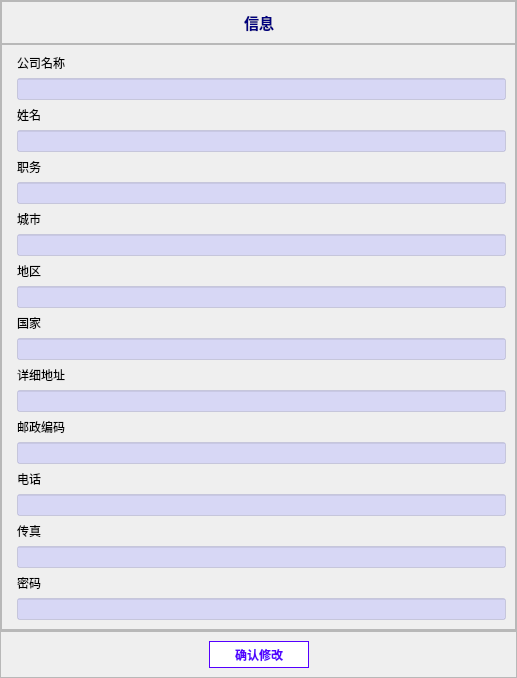
               <widget class="QWidget" name="page_inf">
                <layout class="QVBoxLayout" name="verticalLayout_8" stretch="1,0">
                 <property name="spacing">
                  <number>0</number>
                 </property>
                 <property name="leftMargin">
                  <number>0</number>
                 </property>
                 <property name="topMargin">
                  <number>0</number>
                 </property>
                 <property name="rightMargin">
                  <number>0</number>
                 </property>
                 <property name="bottomMargin">
                  <number>0</number>
                 </property>
                 <item>
                  <widget class="QFrame" name="frame_13">
                   <property name="frameShape">
                    <enum>QFrame::StyledPanel</enum>
                   </property>
                   <property name="frameShadow">
                    <enum>QFrame::Raised</enum>
                   </property>
                   <layout class="QVBoxLayout" name="verticalLayout_9" stretch="1,10">
                    <property name="spacing">
                     <number>0</number>
                    </property>
                    <property name="leftMargin">
                     <number>0</number>
                    </property>
                    <property name="topMargin">
                     <number>0</number>
                    </property>
                    <property name="rightMargin">
                     <number>0</number>
                    </property>
                    <property name="bottomMargin">
                     <number>0</number>
                    </property>
                    <item>
                     <widget class="QFrame" name="frame_15">
                      <property name="frameShape">
                       <enum>QFrame::StyledPanel</enum>
                      </property>
                      <property name="frameShadow">
                       <enum>QFrame::Raised</enum>
                      </property>
                      <layout class="QHBoxLayout" name="horizontalLayout_7">
                       <item>
                        <spacer name="horizontalSpacer_3">
                         <property name="orientation">
                          <enum>Qt::Horizontal</enum>
                         </property>
                         <property name="sizeHint" stdset="0">
                          <size>
                           <width>40</width>
                           <height>20</height>
                          </size>
                         </property>
                        </spacer>
                       </item>
                       <item>
                        <widget class="QLabel" name="label_4">
                         <property name="font">
                          <font>
                           <pointsize>11</pointsize>
                           <weight>75</weight>
                           <bold>true</bold>
                          </font>
                         </property>
                         <property name="styleSheet">
                          <string notr="true">color: rgb(0, 0, 127);</string>
                         </property>
                         <property name="text">
                          <string>信息</string>
                         </property>
                        </widget>
                       </item>
                       <item>
                        <spacer name="horizontalSpacer_4">
                         <property name="orientation">
                          <enum>Qt::Horizontal</enum>
                         </property>
                         <property name="sizeHint" stdset="0">
                          <size>
                           <width>40</width>
                           <height>20</height>
                          </size>
                         </property>
                        </spacer>
                       </item>
                      </layout>
                     </widget>
                    </item>
                    <item>
                     <widget class="QFrame" name="frame_16">
                      <property name="frameShape">
                       <enum>QFrame::StyledPanel</enum>
                      </property>
                      <property name="frameShadow">
                       <enum>QFrame::Raised</enum>
                      </property>
                      <layout class="QFormLayout" name="formLayout">
                       <item row="0" column="1">
                        <widget class="QLabel" name="label_6">
                         <property name="text">
                          <string>公司名称</string>
                         </property>
                        </widget>
                       </item>
                       <item row="1" column="1">
                        <widget class="QLineEdit" name="text2KCom">
                         <property name="styleSheet">
                          <string notr="true">background-color: rgba(170, 170, 255,90);</string>
                         </property>
                        </widget>
                       </item>
                       <item row="2" column="1">
                        <widget class="QLabel" name="label_7">
                         <property name="text">
                          <string>姓名</string>
                         </property>
                        </widget>
                       </item>
                       <item row="3" column="1">
                        <widget class="QLineEdit" name="text2KName">
                         <property name="styleSheet">
                          <string notr="true">background-color: rgba(170, 170, 255,90);</string>
                         </property>
                        </widget>
                       </item>
                       <item row="4" column="1">
                        <widget class="QLabel" name="label_8">
                         <property name="text">
                          <string>职务</string>
                         </property>
                        </widget>
                       </item>
                       <item row="5" column="1">
                        <widget class="QLineEdit" name="text2KJob">
                         <property name="styleSheet">
                          <string notr="true">background-color: rgba(170, 170, 255,90);</string>
                         </property>
                        </widget>
                       </item>
                       <item row="6" column="1">
                        <widget class="QLabel" name="label_9">
                         <property name="text">
                          <string>城市</string>
                         </property>
                        </widget>
                       </item>
                       <item row="7" column="1">
                        <widget class="QLineEdit" name="text2KCity">
                         <property name="styleSheet">
                          <string notr="true">background-color: rgba(170, 170, 255,90);</string>
                         </property>
                        </widget>
                       </item>
                       <item row="8" column="1">
                        <widget class="QLabel" name="label_10">
                         <property name="text">
                          <string>地区</string>
                         </property>
                        </widget>
                       </item>
                       <item row="9" column="1">
                        <widget class="QLineEdit" name="text2KArea">
                         <property name="styleSheet">
                          <string notr="true">background-color: rgba(170, 170, 255,90);</string>
                         </property>
                        </widget>
                       </item>
                       <item row="10" column="1">
                        <widget class="QLabel" name="label_11">
                         <property name="text">
                          <string>国家</string>
                         </property>
                        </widget>
                       </item>
                       <item row="11" column="1">
                        <widget class="QLineEdit" name="text2KCountry">
                         <property name="styleSheet">
                          <string notr="true">background-color: rgba(170, 170, 255,90);</string>
                         </property>
                        </widget>
                       </item>
                       <item row="12" column="1">
                        <widget class="QLabel" name="label_12">
                         <property name="text">
                          <string>详细地址</string>
                         </property>
                        </widget>
                       </item>
                       <item row="13" column="1">
                        <widget class="QLineEdit" name="text2KAddr">
                         <property name="styleSheet">
                          <string notr="true">background-color: rgba(170, 170, 255,90);</string>
                         </property>
                        </widget>
                       </item>
                       <item row="14" column="1">
                        <widget class="QLabel" name="label_13">
                         <property name="text">
                          <string>邮政编码</string>
                         </property>
                        </widget>
                       </item>
                       <item row="15" column="1">
                        <widget class="QLineEdit" name="text2Kecode">
                         <property name="styleSheet">
                          <string notr="true">background-color: rgba(170, 170, 255,90);</string>
                         </property>
                        </widget>
                       </item>
                       <item row="16" column="1">
                        <widget class="QLabel" name="label_14">
                         <property name="text">
                          <string>电话</string>
                         </property>
                        </widget>
                       </item>
                       <item row="17" column="1">
                        <widget class="QLineEdit" name="text2KPhone">
                         <property name="styleSheet">
                          <string notr="true">background-color: rgba(170, 170, 255,90);</string>
                         </property>
                        </widget>
                       </item>
                       <item row="18" column="1">
                        <widget class="QLabel" name="label_15">
                         <property name="text">
                          <string>传真</string>
                         </property>
                        </widget>
                       </item>
                       <item row="19" column="1">
                        <widget class="QLineEdit" name="text2Kfox">
                         <property name="styleSheet">
                          <string notr="true">background-color: rgba(170, 170, 255,90);</string>
                         </property>
                        </widget>
                       </item>
                       <item row="20" column="1">
                        <widget class="QLabel" name="label_16">
                         <property name="text">
                          <string>密码</string>
                         </property>
                        </widget>
                       </item>
                       <item row="21" column="1">
                        <widget class="QLineEdit" name="text2KKeyWord">
                         <property name="styleSheet">
                          <string notr="true">background-color: rgba(170, 170, 255,90);</string>
                         </property>
                        </widget>
                       </item>
                      </layout>
                     </widget>
                    </item>
                   </layout>
                  </widget>
                 </item>
                 <item>
                  <widget class="QFrame" name="frame_14">
                   <property name="frameShape">
                    <enum>QFrame::StyledPanel</enum>
                   </property>
                   <property name="frameShadow">
                    <enum>QFrame::Raised</enum>
                   </property>
                   <layout class="QHBoxLayout" name="horizontalLayout_18">
                    <item>
                     <spacer name="horizontalSpacer_10">
                      <property name="orientation">
                       <enum>Qt::Horizontal</enum>
                      </property>
                      <property name="sizeHint" stdset="0">
                       <size>
                        <width>199</width>
                        <height>20</height>
                       </size>
                      </property>
                     </spacer>
                    </item>
                    <item>
                     <widget class="QPushButton" name="button2Kupdate">
                      <property name="minimumSize">
                       <size>
                        <width>100</width>
                        <height>0</height>
                       </size>
                      </property>
                      <property name="styleSheet">
                       <string notr="true">QPushButton{
	border: 1px solid rgb(85, 0, 255);
	background-color: rgb(255, 255, 255);
	color: rgb(85, 0, 255);
	height: 25px;
	font-weight: 700;
}

QPushButton:hover{
	border: none;
	background-color: rgb(85, 0, 255);
	color: rgb(255, 255, 255);
}</string>
                      </property>
                      <property name="text">
                       <string>确认修改</string>
                      </property>
                     </widget>
                    </item>
                    <item>
                     <spacer name="horizontalSpacer_11">
                      <property name="orientation">
                       <enum>Qt::Horizontal</enum>
                      </property>
                      <property name="sizeHint" stdset="0">
                       <size>
                        <width>198</width>
                        <height>20</height>
                       </size>
                      </property>
                     </spacer>
                    </item>
                   </layout>
                  </widget>
                 </item>
                </layout>
               </widget>
